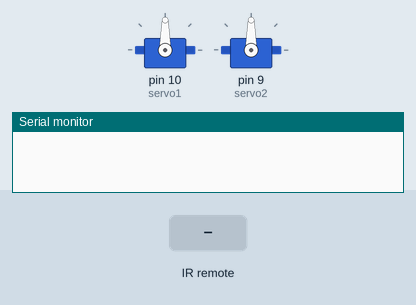
The sketch below on a simulated Arduino Uno, built with avr-gcc and run on an emulated ATmega328P. Parts: 2 × servo, the last lines printed to the serial monitor. The inputs (shaded band) are chosen by the test bench.

Above: at 1.2 s.
1.3 s: infrared code 0xFFA05F received
At 2.1 s:
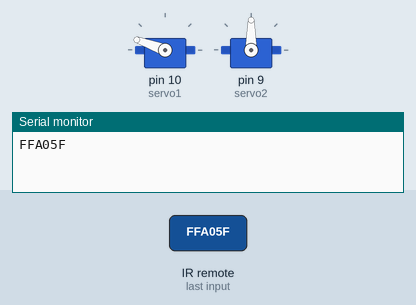
2.8 s: infrared code 0xFF807F received
At 3.3 s:
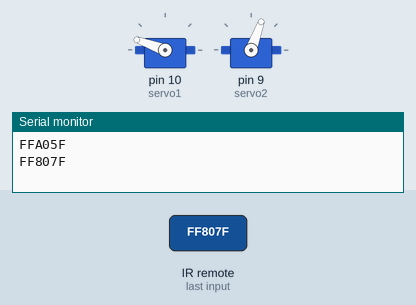
4.3 s: infrared code 0xFF50AF received
At 5.5 s:
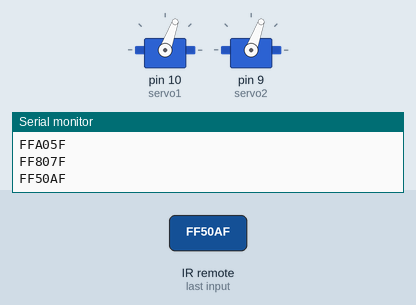
5.8 s: infrared code 0xFF607F received
At 6.8 s:
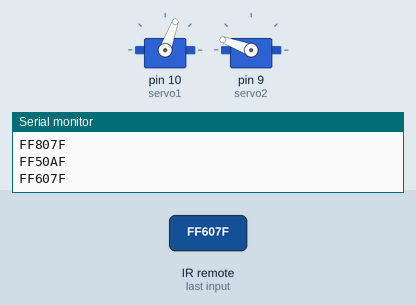
7.3 s: infrared code 0xFFA05F received
At 7.9 s:
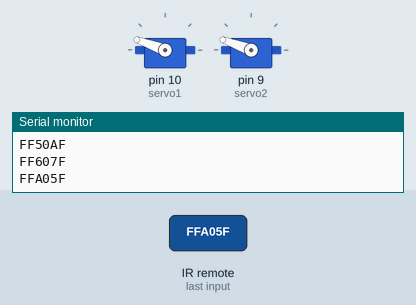
Timing chart, 0 to 9.8 s (numbered marks = the images above; inputs shaded):
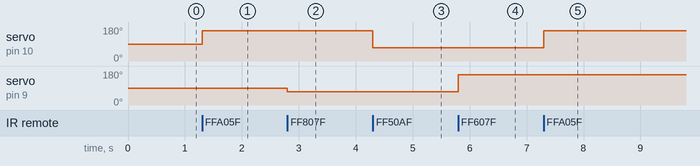

Measured:
- after the input at 1.3 s, servo on pin 10 (servo1): 90° → 160° at once
- after the input at 2.8 s, servo on pin 9 (servo2): 90° → 70° at once
- after the input at 4.3 s, servo on pin 10 (servo1): 160° → 70° at once
- after the input at 5.8 s, servo on pin 9 (servo2): 70° → 160° at once
- after the input at 7.3 s, servo on pin 10 (servo1): 70° → 160° at once

The sketch:

07.remote_controlled_servos.ino
```cpp
// (licence header left out)
// WHEN THE GOING GET TOUGH - THE TOUGH GET GOING

#include <Servo.h> //Include the Servo library
#include <IRremote.h> //Include the IRremote library

unsigned long Value1 = 0xFFA05F; //Change this to your value
unsigned long Value2 = 0xFF50AF; //Change this to your value
unsigned long Value3 = 0xFF807F; //Change this to your value
unsigned long Value4 = 0xFF607F; //Change this to your value

int RECV_PIN = 11; // Pin connected to receiver
IRrecv irrecv(RECV_PIN);
decode_results results;

Servo servo1;
Servo servo2;

void setup() {
  // put your setup code here, to run once:
  Serial.begin(9600);
  irrecv.enableIRIn(); //Start the IR receiver
  servo1.attach(10); //Pin connected to servo 1
  servo2.attach(9); //Pin conneceted to servo 2
}

void loop() {
  // put your main code here, to run repeatedly:
  if (irrecv.decode(&results)) { //If there is an input, decode value
    Serial.println(results.value, HEX); //Display button value on Serial Monitor in hexadecimal format
    irrecv.resume(); //Receive the next value
    }

    if (results.value == Value1) { //if remote code matches value 1, then move the servo
      servo1.write(160);

      } else if (results.value == Value2) { //if remote code matches value 2, then move the servo
        servo1.write(70);

        } else if (results.value == Value3) { //if remote code matches value 3, then move the servo
          servo2.write(70);

          } else if (results.value == Value4) { //if remote code matches value 4, then move the servo
            servo2.write(160);

            }
}
```
